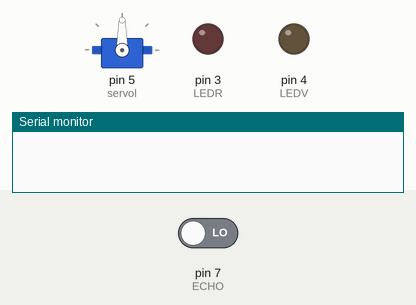
Recording of a sketch running on a simulated Arduino Uno, built with avr-gcc and run on an emulated ATmega328P. Shown: servo, output pins drawn as LEDs (lit = HIGH), the last lines printed to the serial monitor. The inputs (shaded band) are chosen by the test bench; at power-on: pin 7 (ECHO) LOW. Pins used as bus, display or sensor lines are not drawn.

Above: at 0.1 s.
At 1.3 s:
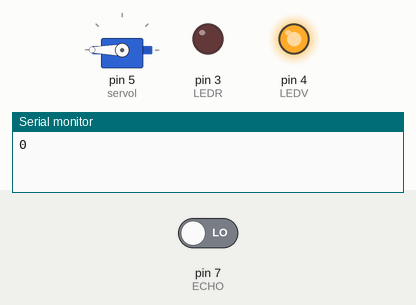
Timing chart, 0 to 2.8 s (numbered marks = the images above):
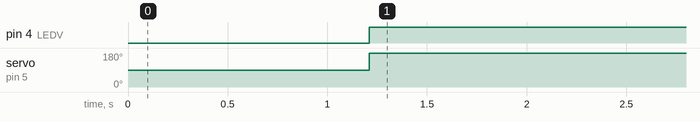

The sketch:

practica8.ino
```cpp
#include<Servo.h>

Servo servol;
int LEDV =4;
  int LEDR =3;

int TRIG = 6;
int ECHO = 7;

int T;
int D;

void setup()
{
 Serial.begin (9600);

  pinMode(LEDV, OUTPUT);
  pinMode(LEDR, OUTPUT);

  pinMode(TRIG, OUTPUT);
  pinMode(ECHO, INPUT);
  servol.attach(5);
  delay(100);

}

void loop()
{
digitalWrite(TRIG,HIGH);
  delay(10);
  digitalWrite(TRIG,LOW);

  T = pulseIn(ECHO,HIGH);
  D = T/59;

  Serial.println(D);

  delay(100);

  if(D<100){
    open();
    onLedGreen();
    delay(5000);
}
  else{
    closed();
    onLedRed();
    delay(5000);
  }
}


void open(){
  servol.write(180);
}
void closed(){
  servol.write(0);
}
void onLedRed(){
  digitalWrite(LEDR,HIGH);
  digitalWrite(LEDV,LOW);
}
void onLedGreen(){
  digitalWrite(LEDR,LOW);
  digitalWrite(LEDV,HIGH);
}
void offLeds(){
  digitalWrite(LEDR,LOW);
  digitalWrite(LEDV,LOW);
}
```

Measured:
- by itself, pin 4 (LEDV): LOW → HIGH at 1.2 s
- by itself, servo on pin 5 (servol): 90° → 180° at 1.2 s
